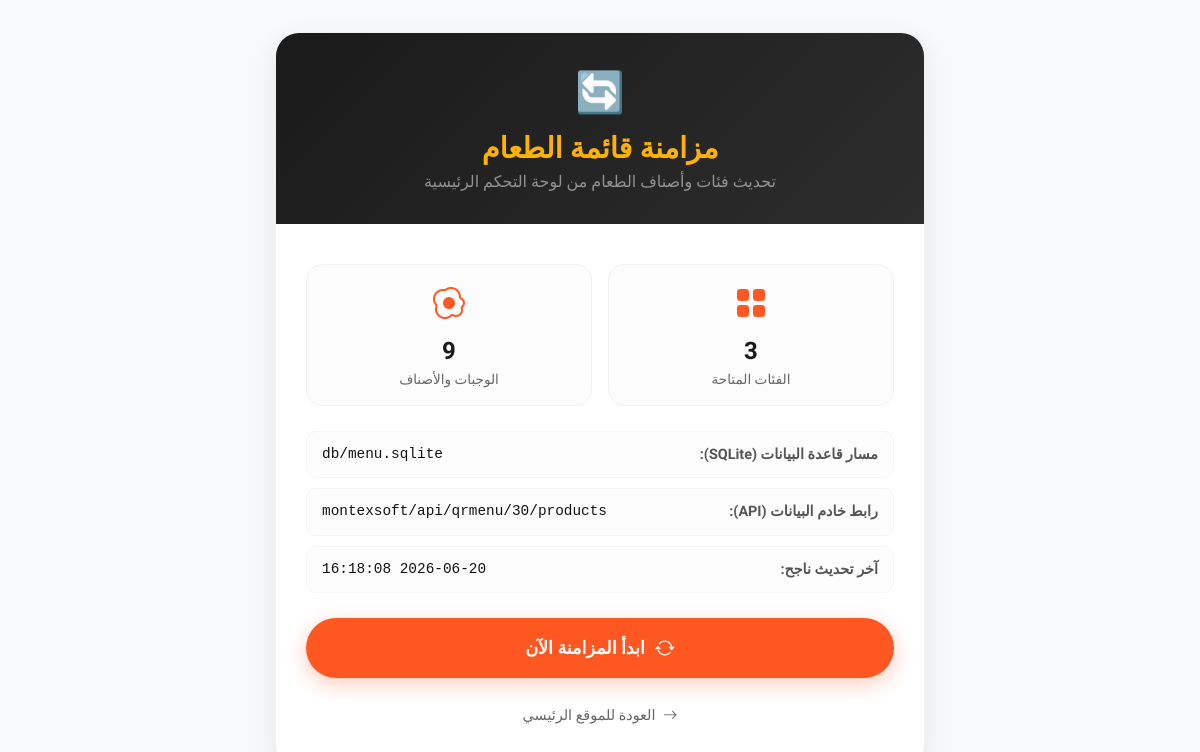
The app's page /sync.php, older data.
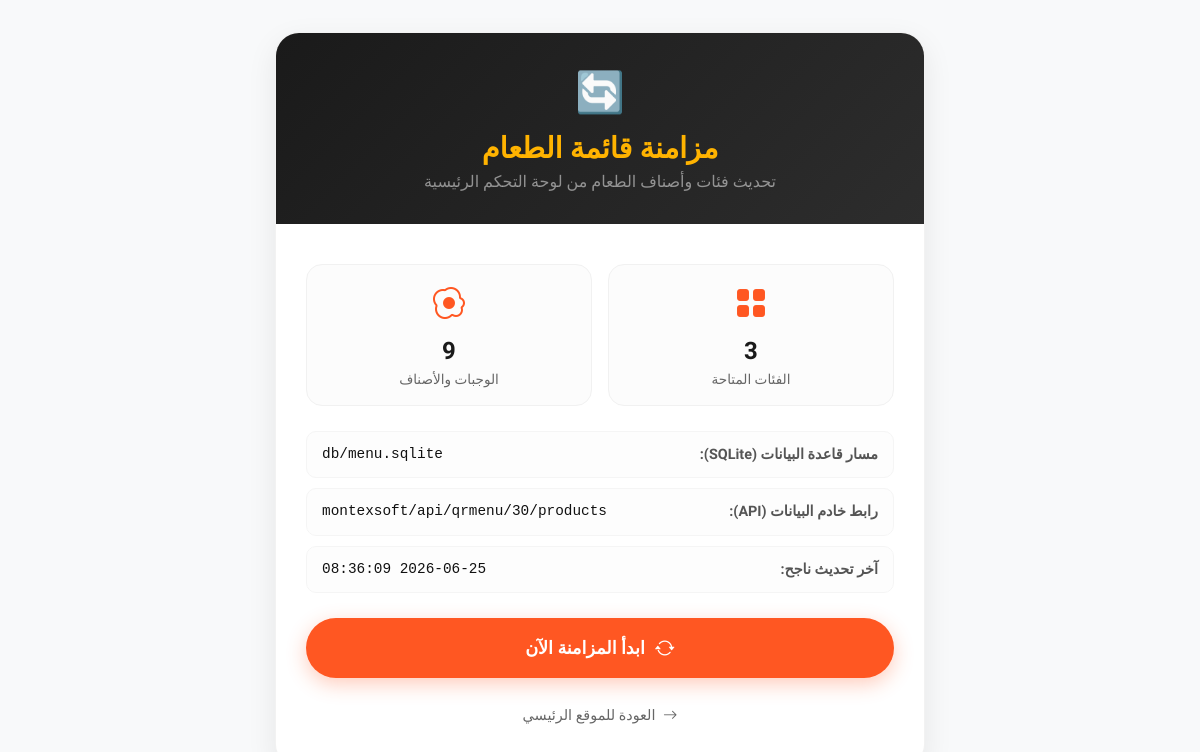
The same page, newer data.
### tables this page shows
CREATE TABLE settings (
        key TEXT PRIMARY KEY,
        value TEXT
    , "token", "server", "user_name", "password");

### includes/db_helper.php (called while the page is built, shortened)
<?php
function get_db_connection() {
    try {
        $pdo = new PDO('sqlite:' . DB_PATH);
        $pdo->setAttribute(PDO::ATTR_ERRMODE, PDO::ERRMODE_EXCEPTION);
        $pdo->setAttribute(PDO::ATTR_DEFAULT_FETCH_MODE, PDO::FETCH_ASSOC);
        return $pdo;
    } catch (PDOException $e) {
        die("Connection to SQLite failed: " . $e->getMessage());
    }
}
function get_setting($key, $default = null) {
    $pdo = get_db_connection();
    $stmt = $pdo->prepare("SELECT value FROM settings WHERE key = :key");
    $stmt->execute([':key' => $key]);
    $val = $stmt->fetchColumn();
    return $val !== false ? $val : $default;
}

### sync.php (the view, shortened to what this page needs)
<?php
require_once 'includes/db_helper.php';
$last_sync = get_setting('last_sync_time');
$categories_count = 0;
$items_count = 0;
try {
    $pdo = get_db_connection();
    $categories_count = $pdo->query("SELECT COUNT(*) FROM categories")->fetchColumn();
    $items_count = $pdo->query("SELECT COUNT(*) FROM items")->fetchColumn();
} catch (Exception $e) {
}
?>
<!DOCTYPE html>
<html lang="ar" dir="rtl">
<head>
    <link href="https://cdn.jsdelivr.net/npm/bootstrap@5.3.2/dist/css/bootstrap.rtl.min.css" rel="stylesheet">
    <link href="https://cdn.jsdelivr.net/npm/bootstrap-icons@1.11.1/font/bootstrap-icons.css" rel="stylesheet">
</head>
<body>
<div class="container d-flex justify-content-center">
    <div class="sync-card">
        <div class="sync-header">
            <div class="fs-1 mb-2">🔄</div>
            <h1>مزامنة قائمة الطعام</h1>
            <p class="mb-0 text-white-50">تحديث فئات وأصناف الطعام من لوحة التحكم الرئيسية</p>
        </div>
        <div class="sync-body">
            <div class="row g-3">
                <div class="col-6">
                    <div class="stat-box">
                        <div class="stat-icon"><i class="bi bi-grid-fill"></i></div>
                        <div class="stat-num"><?php echo $categories_count; ?></div>
                        <div class="stat-label">الفئات المتاحة</div>
                    </div>
                </div>
                <div class="col-6">
                    <div class="stat-box">
                        <div class="stat-icon"><i class="bi bi-egg-fried"></i></div>
                        <div class="stat-num"><?php echo $items_count; ?></div>
                        <div class="stat-label">الوجبات والأصناف</div>
                    </div>
                </div>
            </div>
            <ul class="info-list">
                <li>
                    <span class="info-label">مسار قاعدة البيانات (SQLite):</span>
                    <span class="info-val" title="<?php echo DB_PATH; ?>">
                        db/<?php echo basename(DB_PATH); ?>
                    </span>
                </li>
                <li>
                    <span class="info-label">رابط خادم البيانات (API):</span>
                    <span class="info-val" title="<?php echo API_DASHBOARD_URL; ?>">
                        <?php
                        $parsed_url = parse_url(API_DASHBOARD_URL);
                        echo ($parsed_url['host'] ?? 'Local') . ($parsed_url['path'] ?? '');
                        ?>
                    </span>
                </li>
                <li>
                    <span class="info-label">آخر تحديث ناجح:</span>
                    <span class="info-val">
                        <?php echo $last_sync ? date('Y-m-d H:i:s', $last_sync) : 'لم يتم المزامنة مسبقاً'; ?>
                    </span>
                </li>
            </ul>
            <form method="POST" id="syncForm" onsubmit="startSync()">
                <button type="submit" class="btn btn-sync" id="syncBtn">
                    <i class="bi bi-arrow-repeat fs-5"></i>
                    <span class="btn-text">ابدأ المزامنة الآن</span>
                </button>
            </form>
            <div class="back-link">
                <a href="index.php"><i class="bi bi-arrow-right me-1"></i> العودة للموقع الرئيسي</a>
            </div>
        </div>
    </div>
</div>
</body>
</html>

Row changes from the older to the newer data that the page shows:
changed settings: value "2026-06-20 16:18:08" → "2026-06-25 08:36:09"
